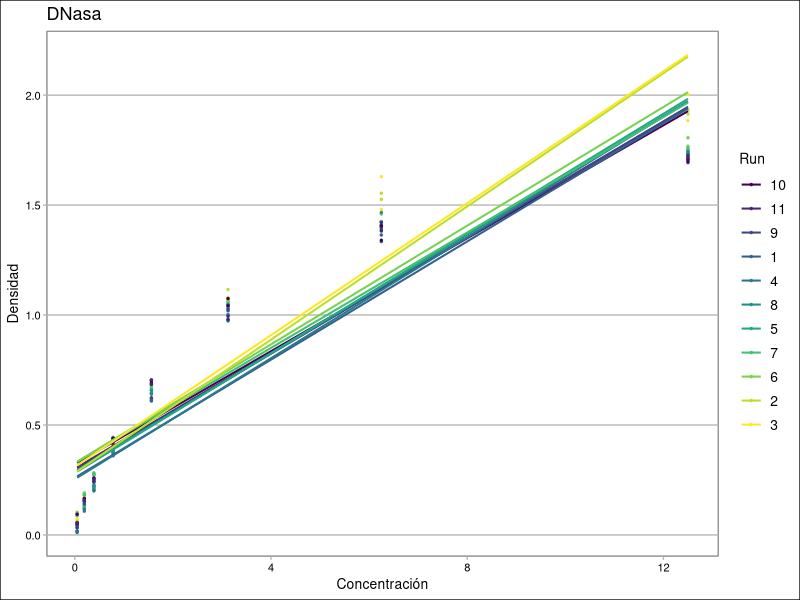
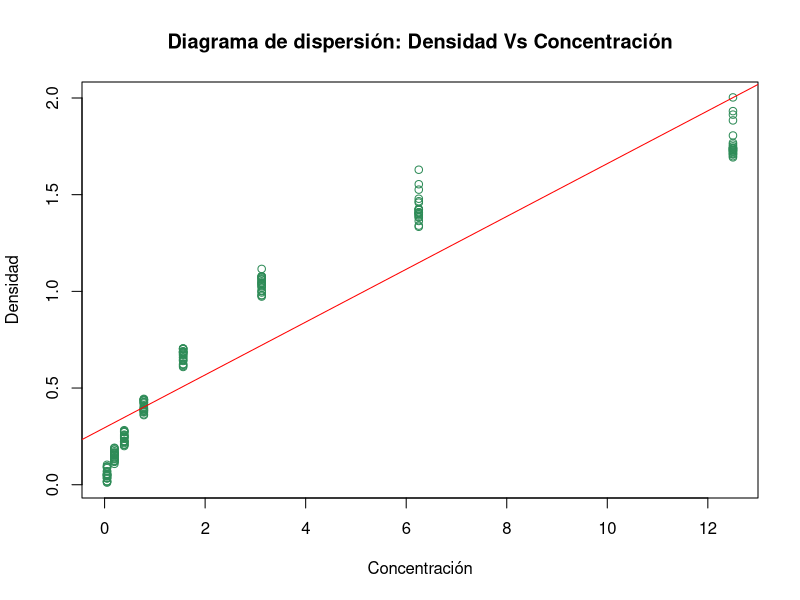
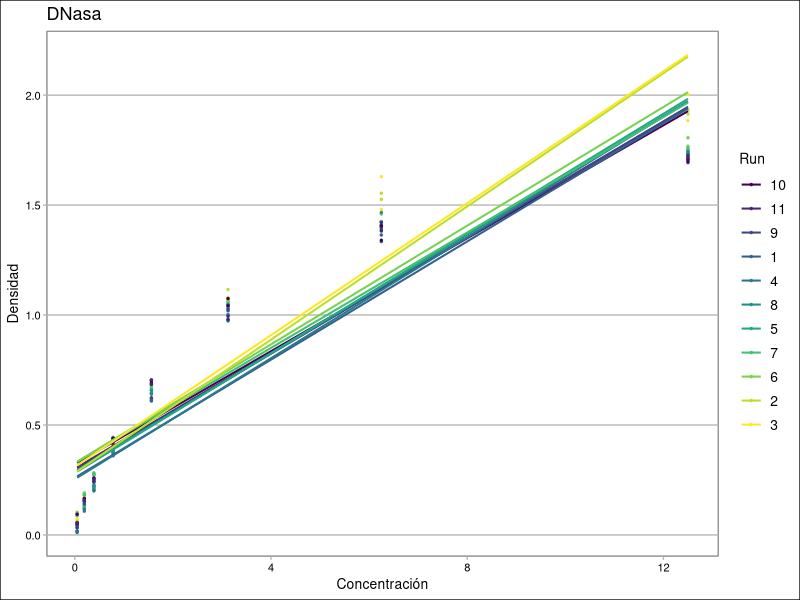

Here is the R script that generated these plots, in order: (Note: this script raises an error after producing the figures.)
## ---- chunk 1
knitr::opts_chunk$set(echo = TRUE)
## ---- chunk 2
data("DNase")
## ---- chunk 3
clase <- read.csv("clase_resumen.csv")
## ---- chunk 4
jpeg(filename="graf_resum_1A.jpg", width = 500, height = 500)
plot(DNase$conc, DNase$density, main = "Diagrama de dispersión: Densidad Vs Concentración", xlab = "Concentración", ylab = "Densidad", col="seagreen")
regresion <- lm(DNase$density~DNase$conc)
abline(regresion, col="red")
dev.off()
## ---- chunk 5
library(ggplot2)
library(ggthemes)
ggplot(DNase, aes(x=conc, y=density, col=Run)) + geom_point(size=0.5) + geom_smooth(method="lm", se=F, size=0.7) + ggtitle("DNasa") + labs(x = "Concentración", y = "Densidad") + theme_calc() 
ggsave("DNase_1B.png")
## ---- chunk 6
jpg(filename="graf_2A.jpg", width = 500, height = 500)
plot(clase$grupo, main = "Alumnos por grupo", xlab = "Grupo", ylab = "Cantidad", col = c("green4", "red4", "yellow3"))
dev.off()
## ---- chunk 7
ggplot(clase, aes(x=grupo, fill=grupo)) + geom_bar() + ggtitle("Alumnos por grupo") + labs(x="Notas medias", y="Grupos") + theme_igray()
ggsave("notas_ggbar.png")
## ---- chunk 8
jpeg(filename="boxplot_2B.jpg", width = 500, height = 500)
boxplot(clase$notas_medias ~ clase$grupo, main = "Notas medias por grupo", xlab = "Grupo", ylab = "Notas medias", col = c("steelblue", "yellowgreen", "seagreen"))
dev.off()
## ---- chunk 9
ggplot(clase, aes(x=notas_medias, y=grupo, fill=grupo)) + geom_boxplot() + ggtitle("Notas medias por grupo") + labs(x="Grupos", y="Notas medias") + theme_excel_new()
ggsave("boxplot_2Bgg.jpg")
## ---- chunk 10
ggplot(a, aes(x=notas_medias, fill=clase, alpha=0.1)) + geom_density() + ggtitle("Distribuición de las notas medias por clase") + labs(x = "Notas medias", y = "Densidad") + theme_few()
ggsave("clase_2C.png")
